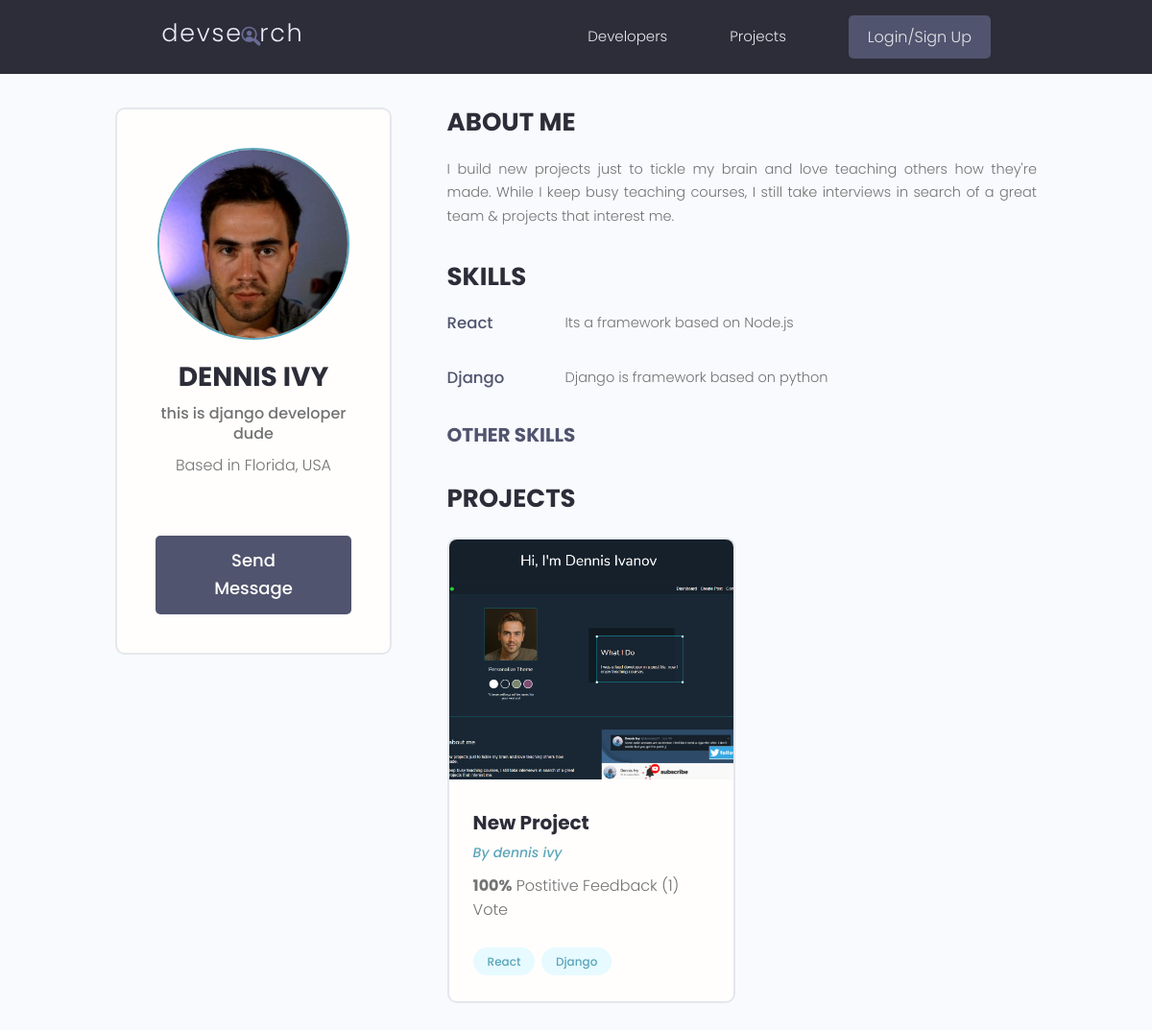
The page /users/profile/4222bf60-aaa2-46c7-a818-0700ebd1e737 on the database as committed earlier.
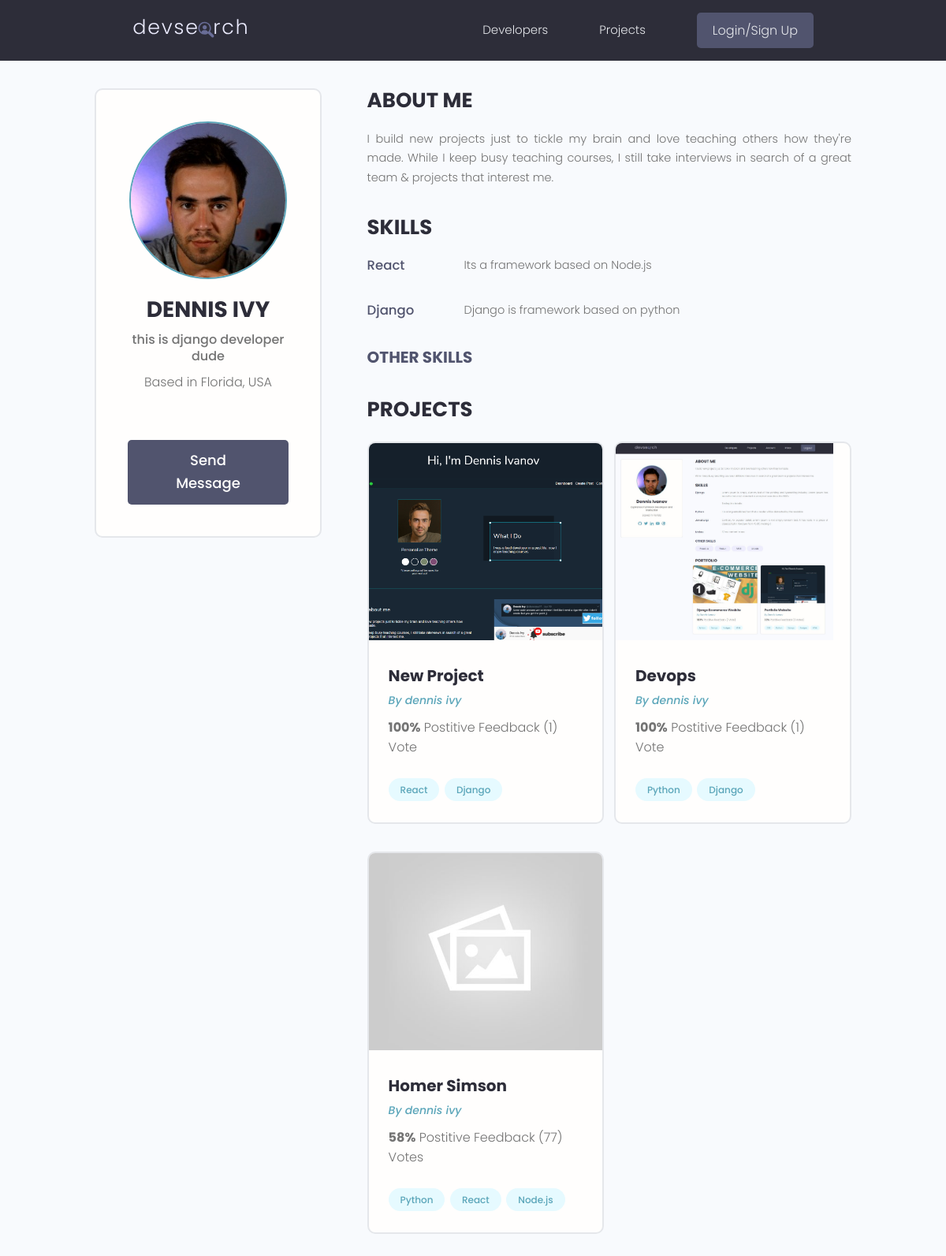
The same page on the database as committed later.
### users/models.py (models this page shows, shortened)
class Profile(models.Model):
    user = models.OneToOneField(User, on_delete=models.CASCADE, null=True, blank=True)
    name = models.CharField(max_length=200, blank=True, null=True)
    username = models.CharField(max_length=200, blank=True, null=True)
    location = models.CharField(max_length=200, blank=True, null=True)
    email = models.EmailField(max_length=500, blank=True, null=True)
    short_intro = models.CharField(max_length=200, blank=True, null=True)
    bio =  models.TextField(blank=True, null=True)
    profile_image = models.ImageField(null=True, blank=True, upload_to ='profies/', default='profiles/user-default.png' )
    social_github = models.CharField(max_length=200, blank=True, null=True)
    social_twitter = models.CharField(max_length=200, blank=True, null=True)
    social_linkedin = models.CharField(max_length=200, blank=True, null=True)
    social_youtube= models.CharField(max_length=200, blank=True, null=True)
    social_website= models.CharField(max_length=200, blank=True, null=True)
    created = models.DateTimeField(auto_now_add=True)
    id = models.UUIDField(default=uuid.uuid4, unique=True, primary_key=True, editable=False)

class Skill(models.Model):
    owner = models.ForeignKey(Profile, on_delete=models.CASCADE, null=True)
    name = models.CharField(max_length=200, blank=True, null=True)
    description = models.TextField(blank=True, null=True)
    created = models.DateTimeField(auto_now_add=True)
    id = models.UUIDField(default=uuid.uuid4, unique=True, primary_key=True, editable=False)

### projects/models.py (models this page shows, shortened)
class Project(models.Model):
    owner = models.ForeignKey(Profile, null=True, blank=True, on_delete=models.SET_NULL)
    title = models.CharField(max_length=200)
    description = models.TextField(null=True, blank=True)
    featured_image = models.ImageField(null=True, blank=True, default='default.jpg')
    demo_link = models.CharField(max_length=2000, null=True, blank=True)
    source_link = models.CharField(max_length=2000, null=True, blank=True)
    tags = models.ManyToManyField('Tag', blank=True)
    vote_total = models.IntegerField(default=0, null=True, blank=True)
    vote_ratio = models.IntegerField(default=0, null=True, blank=True)
    created = models.DateTimeField(auto_now_add=True)
    id = models.UUIDField(default=uuid.uuid4, unique=True, primary_key=True, editable=False)
    class Meta:
        ordering = ['-vote_ratio', '-vote_total']

class Tag(models.Model):
    name = models.CharField(max_length=200)
    created = models.DateTimeField(auto_now_add=True)
    id = models.UUIDField(default=uuid.uuid4, unique=True, primary_key=True, editable=False)
    def __str__(self):
        return self.name

### users/views.py (the view)
# urls.py: path('profile/<str:pk>', views.userProfile, name='user-profile'),
def userProfile(request, pk):
    profile = Profile.objects.get(id=pk)
    topSkills = profile.skill_set.exclude(description__exact='')
    otherSkills = profile.skill_set.filter(description='')
    context = {'profile': profile, 'topSkills': topSkills, 'otherSkills': otherSkills}
    return render(request, 'users/user-profile.html', context)

### users/templates/users/user-profile.html (shortened to what this page needs)
{% extends 'main.html' %}
{% block content %}
  <main class="profile my-md">
    <div class="container">
      <div class="layout">
        <div class="column column--1of3">
          <div class="card text-center">
            <div class="card__body dev">
              <img class="avatar avatar--xl" src="{{ profile.profile_image.url }}" />
              <h2 class="dev__name">{{ profile.name | upper}}</h2>
              <p class="dev__title">{{ profile.short_intro }}</p>
              <p class="dev__location">Based in {{ profile.location }}</p>
              {% if request.user.profile.id != profile.id %}
              <a href="{% url 'create-message' profile.id %}" class="btn btn--sub btn--lg">Send Message </a>
              {% endif %}
            </div>
          </div>
        </div>
        <div class="column column--2of3">
          <div class="devInfo">
            <h3 class="devInfo__title">About Me</h3>
            <p class="devInfo__about">{{ profile.bio }}</p>
          </div>
          <div class="devInfo">
            <h3 class="devInfo__title">Skills</h3>
            <div class="devInfo__skills">
            {%  for skill in topSkills %}
              <div class="devSkill">
                <h4 class="devSkill__title">{{ skill.name }}</h4>
                <p class="devSkill__info">{{ skill.description }}</p>
              </div>
            {% endfor %}
              <h3 class="devInfo__subtitle">Other Skills</h3>
            </div>
          </div>
          <div class="devInfo">
            <h3 class="devInfo__title">Projects</h3>
            <div class="grid grid--two">
            {% for project in profile.project_set.all %}
              <div class="column">
                <div class="card project">
                  <a href="{% url 'project' project.id %}" class="project">
                    <img class="project__thumbnail" src="{{ project.featured_image.url }}" alt="project thumbnail" />
                    <div class="card__body">
                      <h3 class="project__title">{{ project.title }}</h3>
                      <p><a class="project__author" href="{% url 'user-profile' project.owner.id %}">By {{ project.owner.name }}</a></p>
                      <p class="project--rating">
                        <span style="font-weight: bold;">{{ project.vote_ratio }}%</span> Postitive
                        Feedback ({{ project.vote_total }}) Vote{{ project.vote_total|pluralize:"s" }}
                      </p>
                      <div class="project__tags">
                        {% for tag in project.tags.all %}
                        <span class="tag tag--pill tag--main">
                          <small>{{ tag }}</small>
                        </span>
                        {% endfor %}
                      </div>
                    </div>
                  </a>
                </div>
              </div>
            {% endfor %}
            </div>
          </div>
        </div>
      </div>
    </div>
  </main>
{% endblock content %}

### templates/main.html (shortened to what this page needs)
{% load static %}
<!DOCTYPE html>
<html lang="en">
<head>
    <link rel="stylesheet" href="https://cdn.iconmonstr.com/1.3.0/css/iconmonstr-iconic-font.min.css" />
    <link rel="stylesheet" type="text/css" media="screen" href="{% static 'uikit/styles/uikit.css' %}">
    <link rel="stylesheet" type="text/css" media="screen" href="{% static 'styles/app.css' %}">
</head>
<body>
    {% include 'navbar.html' %}
    {% block content %}
    {% endblock content %}
</body>
</html>

### templates/navbar.html (shortened to what this page needs)
{% load static %}
  <header class="header">
    <div class="container container--narrow">
      <a href="{% url 'profiles' %}" class="header__logo">
        <img src="{% static 'images/logo.svg' %}" alt="DevSearch Logo" />
      </a>
      <nav class="header__nav">
        <ul class="header__menu">
          <li class="header__menuItem"><a href="{% url 'profiles' %}">Developers</a></li>
          <li class="header__menuItem"><a href="{% url 'projects' %}">Projects</a></li>
          {% if request.user.is_authenticated %}
          <li class="header__menuItem"><a href="{% url 'inbox' %}">Inbox</a></li>
          <li class="header__menuItem"><a href="{% url 'account' %}">Account</a></li>
          <li class="header__menuItem"><a href="{% url 'logout' %}" class="btn btn--sub">Logout</a></li>
          {% else %}
          <li class="header__menuItem"><a href="{% url 'login' %}" class="btn btn--sub">Login/Sign Up</a></li>
          {% endif %}
        </ul>
      </nav>
    </div>
  </header>

### static/styles/app.css (style rules this page uses)
:root { --color-sub: #2d2d39; }
.btn--sub { background-color: var(--color-sub-light); }
.card { border: 2px solid var(--color-light); }
img { width: 100%; }
.header { position: sticky; z-index: 111; background-color: var(--color-sub); padding: 1.5rem 0; }
.header > .container { display: flex; justify-content: space-between; align-items: center; }
.header__logo > img { height: 3.8rem; }
.header__nav > ul { display: inline-flex; align-items: center; list-style: none; gap: 6.5rem; }
.header__menuItem > a { color: var(--color-light); font-weight: 300; }
.profile .card > .dev { padding: 4rem; }
.dev__name { color: var(--color-sub); font-size: 2.8rem; font-weight: 700; margin-top: 1rem; margin-bottom: 0.5rem; }
.dev__title { font-size: 1.6rem; font-weight: 500; line-height: 1.3; }
.dev__location { margin-top: 1rem; }
.devInfo { margin-bottom: 3rem; }
.devInfo__title, .devInfo__subtitle { font-size: 2.6rem; color: var(--color-sub); text-transform: uppercase; font-weight: 700; margin-bottom: 1.5rem; }
.devInfo__subtitle { font-size: 2rem; color: var(--color-sub-light); }
.devInfo__about, .devSkill__info { font-size: 1.45rem; line-height: 1.7; text-align: justify; }
.devSkill { margin-bottom: 3rem; }
.devSkill__title { font-size: 1.65rem; font-weight: 500; color: var(--color-sub-light); }
@media screen and (min-width: 700px) { .devSkill { display: flex; justify-content: space-between; gap: 3rem; } }
@media screen and (min-width: 700px) { .devSkill__info { flex-basis: 80%; } }
.project__author { font-size: 1.4rem; font-style: italic; }
.project--rating { margin-bottom: 1.6em; margin-top: .5em; }
.project__thumbnail { height: 25rem; object-fit: cover; object-position: top center; }
.project__title { font-size: 2rem; font-weight: 700; color: var(--color-sub); }

### static/uikit/styles/modules/_variables.css (style rules this page uses)
:root { --color-main: #5aa5b9; --color-main-light: #e6faff; --color-sub: #3f4156; --color-sub-light: #51546e; --color-sub-lighter: #ededfd; --color-text: #737373; --color-gray: #8b8b8b; --color-light: #e5e7eb; --color-light-gray: #767676; --color-bg: #f8fafd; --color-white: #fffefd; --color-white-light: #f3f3f3; --color-success: #359e64; --color-success-bg: #def8e8; --color-error: #fc4b0b; --color-error-bg: #fff2ee; --font-base: 'Poppins', arial, helvetica, 'Segoe UI', roboto, ubuntu, sans-serif; --font-monospace: 'Fira Code', 'Courier New', courier, monospace; --font-regular: 300; --font-medium: 500; --font-bold: 700; --generic-shadow: 1px 1px 5px #00000010; --generic-transition: all 0.3s ease-in-out; }

### static/uikit/styles/modules/_base.css (style rules this page uses)
* { margin: 0; padding: 0; box-sizing: border-box; text-rendering: optimizeLegibility; color: inherit; font-size: inherit; }
html { font-size: 50%; }
@media only screen and (min-width: 480px) { html { font-size: 56.25%; } }
@media only screen and (min-width: 1200px) { html { font-size: 62.5%; } }
body { line-height: 1.6; font-weight: 400; font-size: 1.5rem; color: var(--color-text); background-color: var(--color-bg); min-height: 100vh; }

### static/uikit/styles/modules/_typography.css (style rules this page uses)
* { font-family: var(--font-base); }
h2 { font-size: 3.6rem; font-weight: var(--font-bold); }
h3 { font-size: 3.2rem; font-weight: var(--font-medium); }
h4 { font-size: 2.8rem; font-weight: var(--font-medium); }
p, span, strong { font-size: 1.6rem; color: var(--color-text); font-weight: var(--font-regular); }
a { padding-bottom: 2px; text-decoration: none; display: inline-block; color: var(--color-main); font-weight: var(--font-medium); }

### static/uikit/styles/modules/_utilities.css (style rules this page uses)
.container { width: 92%; max-width: 165rem; margin: 0 auto; box-sizing: border-box; }
.container--narrow { width: 92%; max-width: 120rem; }
@media screen and (min-width: 1000px) { .container { width: 90%; } }
@media screen and (min-width: 1000px) { .container--narrow { width: 85%; } }
@media screen and (min-width: 1200px) { .container { width: 80%; } }
@media screen and (min-width: 1200px) { .container--narrow { width: 72%; } }
.text-center { text-align: center; }
.my-md { margin: 3rem auto; }

### static/uikit/styles/modules/_avatar.css (style rules this page uses)
.avatar { border-radius: 50%; border: 2px solid var(--color-main); object-fit: cover; }
.avatar--xl { height: 20rem; width: 20rem; }

### static/uikit/styles/modules/_card.css (style rules this page uses)
.card { border-radius: 1rem; background-color: var(--color-white); border: 1.5px solid var(--color-light); width: auto; height: auto; margin-top: 0.5rem; margin-bottom: 0.5rem; overflow: hidden; }
.card__body, .card__header { padding: 2rem 2.5rem; }

### static/uikit/styles/modules/_layout.css (style rules this page uses)
.layout { display: flex; flex-flow: row wrap; justify-content: space-between; }
.layout > .column { margin-bottom: 3rem; }
.layout > .column.column--1of3 { flex-basis: 30%; }
.layout > .column.column--2of3 { flex-basis: 64%; }

Rows that differ between the two databases and show on the page:
added Project: featured_image (picture), title "Devops", owner.name "dennis ivy", vote_ratio "100", vote_total "1", Tag (name "Django")
now on this page (row unchanged): Tag: name "Python"
added Project: featured_image (placeholder picture), title "Homer Simson", owner.name "dennis ivy", vote_ratio "58", vote_total "77", Tag (name "React")
now on this page (row unchanged): Tag: name "Node.js", shown under "Homer Simson"
